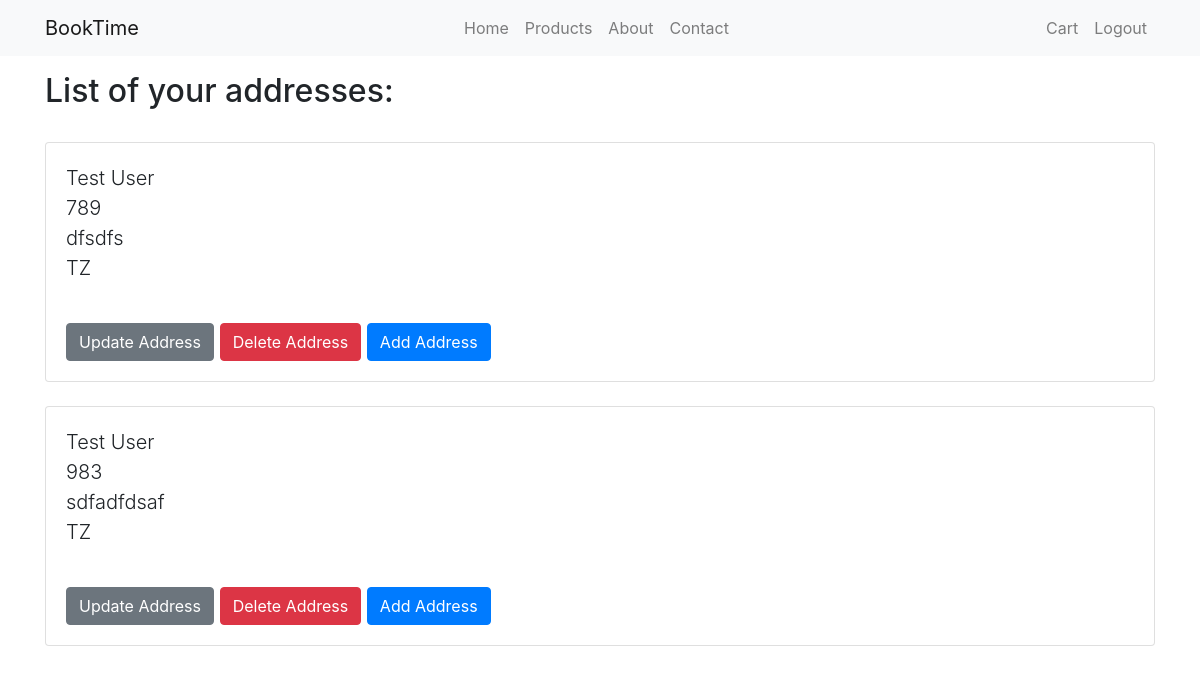
The app's page /accounts/addresses/ (signed in) with its own data.
### accounts/models.py (models this page shows, shortened)
class Address(models.Model):
    SUPPORTED_COUNTRIES = (
        ('TZ', 'Tanzania'),
    )
    user = models.ForeignKey(CustomUser, on_delete=models.CASCADE)
    zip_code = models.CharField('ZIP / Postal Code', max_length=12)
    city = models.CharField(max_length=60)
    country = models.CharField(max_length=3, choices=SUPPORTED_COUNTRIES, default='TZ')
    address_type = models.CharField(max_length=1, choices=ADDRESS_CHOICES)
    class Meta:
        verbose_name_plural = "Addresses"

class CustomUser(AbstractBaseUser):
    email = models.EmailField(
        verbose_name='email address',
        max_length=255,
        unique=True,
    )
    name = models.CharField(max_length=100)
    is_active = models.BooleanField(default=True)
    is_superuser = models.BooleanField(default=False)
    objects = CustomUserManager()
    USERNAME_FIELD = 'email'
    REQUIRED_FIELDS = ['name',]

### accounts/views.py (the view)
class AddressListView(ListView):
    model = Address
    template_name = 'accounts/address_list.html'
    def get_queryset(self):
        return self.model.objects.filter(user=self.request.user)

### accounts/templates/accounts/address_list.html (shortened to what this page needs)
{% extends 'main/base.html' %}
{% block content %}
    {% if object_list %}
        <h2>List of your addresses:</h2>
        {% for address in object_list %}
            <div class="lead pt-4">
                <div class="card">
                    <div class="card-body">
                        {{ address.user.name }}<br>
                        {{ address.zip_code }}<br>
                        {{ address.city }}<br>
                        {{ address.country }}<br>
                    </div>
                    <div class="card-body">
                        <a href="{% url 'accounts:address-update' address.pk %}" class="btn btn-secondary">Update Address</a>
                        <a href="{% url 'accounts:address-delete' address.pk %}" class="btn btn-danger">Delete Address</a>
                        <a href="{% url 'accounts:address-create' %}" class="btn btn-primary">Add Address</a>
                    </div>
                </div>
            </div>
        {% endfor %}
    {% else %}
        <h2>You have no addresses yet.</h2>
    {% endif %}
{% endblock content %}

### records on screen
Address: user.name "Test User", zip_code "789", city "dfsdfs", country "TZ"
Address: user.name "Test User", zip_code "983", city "sdfadfdsaf", country "TZ"
